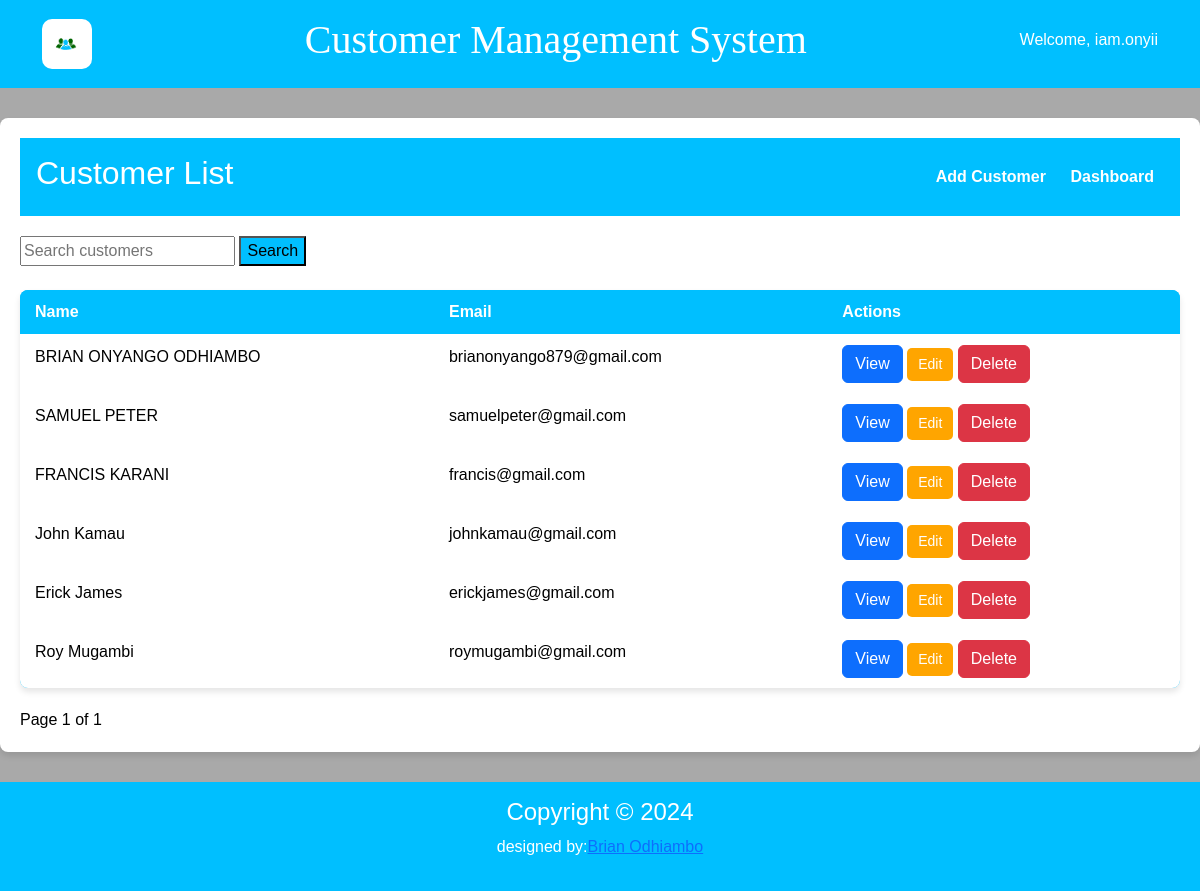
/customer_list/ (signed in), run on an earlier commit of the app's database.
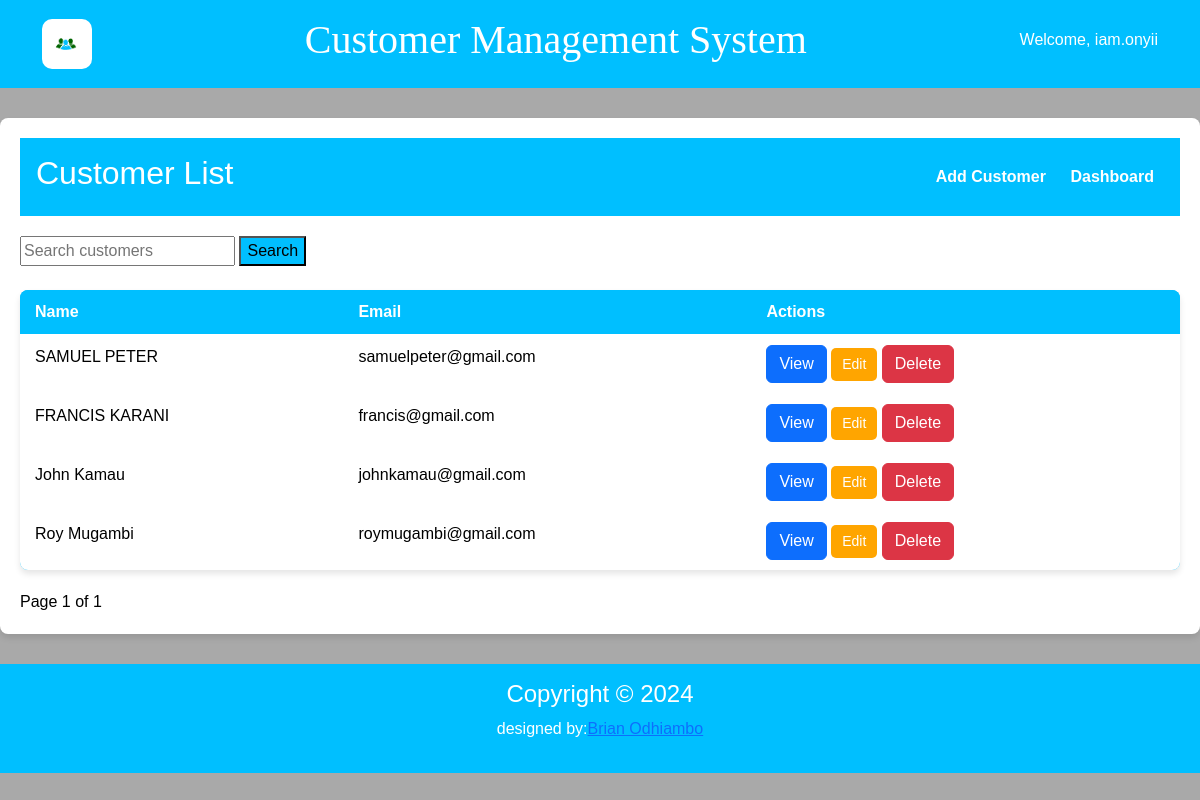
And on a later commit of the database.
### accounts/models.py (models this page shows)
class CustomUser(AbstractUser):
    bio = models.TextField(null=True, blank=True)

### customer/models.py (models this page shows, shortened)
class Customer(models.Model):
    name = models.CharField(max_length=250)
    email = models.EmailField(unique=True)
    phone = models.CharField(max_length=15)
    address = models.TextField(max_length=100)
    created_at = models.DateTimeField(auto_now_add=True)

### customer/views.py (the view)
# urls.py: path('customer_list/',views.customer_list,name='customer_list'),
@login_required(login_url='login')
def customer_list(request):
    query = request.GET.get('q')
    customers = Customer.objects.all()
    if query:
        customers = customers.filter(
            Q(name__icontains=query) |  # Search by name (case-insensitive)
            Q(email__icontains=query) |  # Search by email
            Q(phone__icontains=query)  # Search by phone number
        )
    paginator = Paginator(customers, 10)
    page = request.GET.get('page')  # Get the current page number from the request
    try:
        customers = paginator.page(page)
    except PageNotAnInteger:
        customers = paginator.page(1)
    except EmptyPage:
        customers = paginator.page(paginator.num_pages)
    return render(request, 'customer/customer_list.html', {'customers' : customers})

### customer/templates/customer/customer_list.html (shortened to what this page needs)
{% extends 'customer/base.html' %}
{% block content %}
<div class="dashboard-container">
    <header class="dashboard-header">
        <h2>Customer List</h2>
        <nav>
            <a href="{% url 'customer_add' %}">Add Customer</a>
            <a href="{% url 'dashboard' %}">Dashboard</a>
        </nav>
    </header>
    <form method="get" action="{% url 'customer_list' %}" class="search-form">
        <input type="text" name="q" placeholder="Search customers" value="{{ query }}" class="search-input">
        <button type="submit" class="search-button" style="background-color: deepskyblue">Search</button>
    </form>
    <br>
    <table class="table">
        <thead>
        <tr>
            <th>Name</th>
            <th>Email</th>
            <th>Actions</th>
        </tr>
        </thead>
        <tbody>
        {% for customer in customers %}
        <tr>
            <td>{{ customer.name }}</td>
            <td>{{ customer.email }}</td>
            <td>
                <a class="btn btn-primary" href="{% url 'customer_detail' customer.id %}">View</a>
                <a class="btn update-btn" href="{% url 'customer_edit' customer.id %}">Edit</a>
                <a class="btn btn-danger" href="{% url 'customer_delete' customer.id %}">Delete</a>
            </td>
        </tr>
        {% empty %}
        <tr>
            <td colspan="3">No customers found.</td>
        </tr>
        {% endfor %}
        </tbody>
    </table>
<div class="pagination">
    <span class="step-links">
        <span class="current">
            Page {{ customers.number }} of {{ customers.paginator.num_pages }}
        </span>
    </span>
</div>
    {% endblock %}

### customer/templates/customer/base.html (shortened to what this page needs)
<!DOCTYPE html>
<html lang="en">
<head>
    <link href="https://cdn.jsdelivr.net/npm/bootstrap@5.3.3/dist/css/bootstrap.min.css" rel="stylesheet"
>
    {% load static %}
    <link rel="stylesheet" type="text/css" href="{% static 'css/style.css' %}">
</head>
<body>
<div class="grid-container">
    <div id="NavbarDiv">
        <header>
            <div class="container d-flex align-items-center justify-content-between">
                <a href="{% url 'dashboard' %}">
                    <img src="{% static 'assets/customer.png' %}" alt="Logo" class="img-fluid"
                         style="max-height: 50px;border-radius: 10px;">
                </a>
                <h1 style="font-family: Algerian">Customer Management System</h1>
                <h6>Welcome, {{user.username}}</h6>
            </div>
        </header>
    </div>
    <div id="ContentDiv">
        {% block content %}
        {% endblock %}
    </div>
</div>
<div id="FooterDiv">
    <footer>
        <h4>Copyright © 2024</h4>
        <p>designed by:<a href="mailto:brianonyango879@gmail.com">Brian Odhiambo</a></p>
    </footer>
</div>
</body>
</html>

### static/css/style.css (style rules this page uses)
body { font-family: Arial, sans-serif; margin: 0; padding: 0; background-color: darkgray; color: black; overflow-x: auto; }
.dashboard-container { max-width: 1200px; margin: 20px auto; padding: 20px; background: white; border-radius: 8px; box-shadow: 0 4px 6px rgba(0, 0, 0, 0.1); }
.dashboard-header { display: flex; justify-content: space-between; align-items: center; margin-bottom: 20px; }
.dashboard-header nav a { margin: 0 10px; text-decoration: none; color: white; font-weight: bold; }
.table { width: 100%; border-collapse: collapse; margin-bottom: 20px; background: deepskyblue; border-radius: 8px; overflow: hidden; box-shadow: 0 4px 6px rgba(0, 0, 0, 0.1); }
.table th, .table td { padding: 10px 15px; text-align: left; border-bottom: 1px solid white; }
.table th { background: deepskyblue; color: white; }
.table tr:last-child td { border-bottom: none; }
.view-btn, .update-btn { display: inline-block; padding: 5px 10px; background: maroon; color: white; text-decoration: none; border-radius: 5px; font-size: 14px; text-align: center; }
.update-btn { background-color: orange; color: white; }
.grid-container { display: grid; grid-gap: 10px; grid-template-areas: 'nd nd nd nd nd nd nd nd' 'cd cd cd cd cd cd cd cd' 'fd fd fd fd fd fd fd fd'; }
#NavbarDiv { grid-area: nd; }
#ContentDiv { grid-area: cd; }
#FooterDiv { grid-area: fd; }

### customer/templates/customer/base.html (style rules this page uses)
body { font-family: Arial, sans-serif; margin: 0; padding: 0; }
header { background: deepskyblue; color: white; padding: 1rem; text-align: center; }
footer { background: deepskyblue; color: white; padding: 1rem; text-align: center; }

What changed in the data, as far as the page shows it:
removed Customer: name "BRIAN ONYANGO ODHIAMBO", email "brianonyango879@gmail.com"
removed Customer: name "Erick James", email "erickjames@gmail.com"
